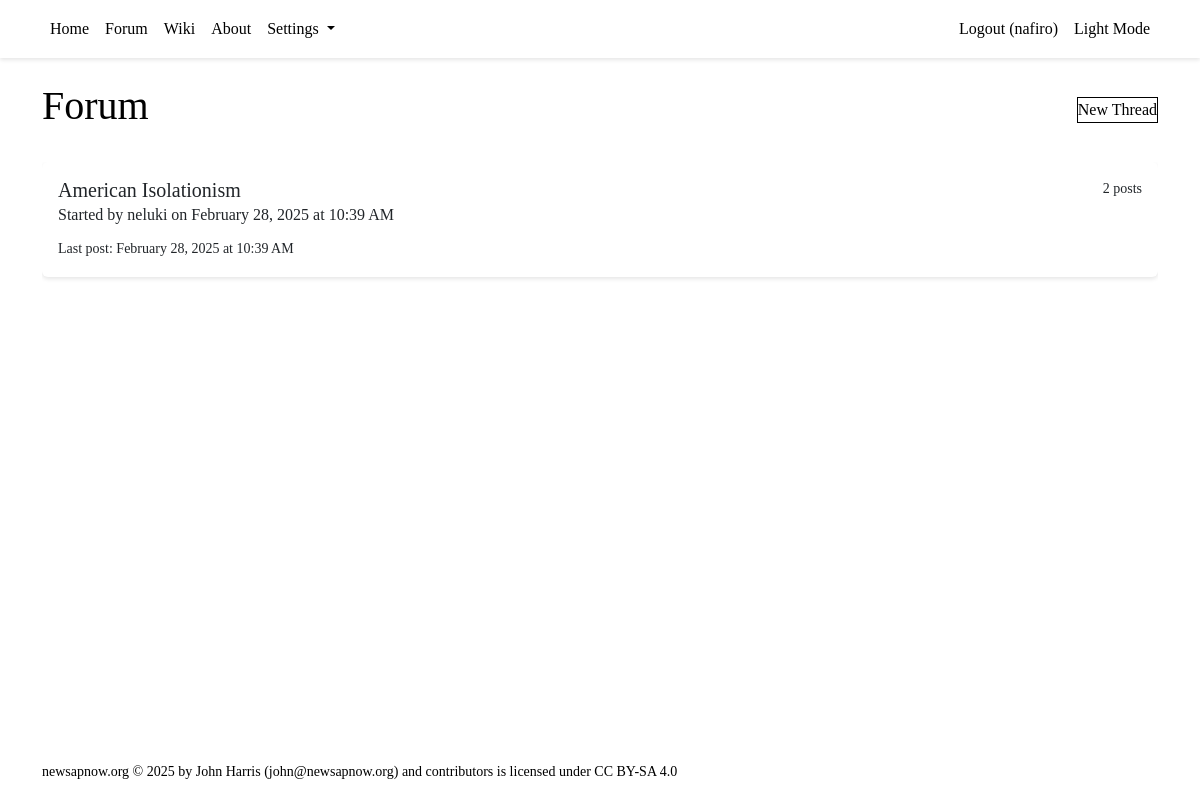
Screenshot of /forum/ (signed in) with the database file from the repository.
### tables this page shows
CREATE TABLE threads (
        id INTEGER PRIMARY KEY AUTOINCREMENT,
        title TEXT NOT NULL CHECK(length(title) <= 132),
        created_by INTEGER NOT NULL,
        group_id INTEGER,
        category_id INTEGER,
        is_wiki BOOLEAN DEFAULT 0,
        wiki_page_id INTEGER,
        created_at TIMESTAMP DEFAULT CURRENT_TIMESTAMP,
        updated_at TIMESTAMP DEFAULT CURRENT_TIMESTAMP,
        last_seen_at TIMESTAMP DEFAULT CURRENT_TIMESTAMP,
        FOREIGN KEY (created_by) REFERENCES users(id),
        FOREIGN KEY (group_id) REFERENCES groups(id),
        FOREIGN KEY (category_id) REFERENCES group_categories(id),
        FOREIGN KEY (wiki_page_id) REFERENCES wiki_pages(id)
    );

### backend/forum.py (the view, shortened to what this page needs)
@forum_blueprint.route("/")
def view_threads():
    user_id = session.get('user_id')
    page = request.args.get('page', 1, type=int)
    offset = (page - 1) * Config.THREADS_PER_PAGE
    filter_group = request.args.get('group_id', type=int)
    filter_category = request.args.get('category_id', type=int)
    is_wiki = request.args.get('is_wiki', '0') == '1'
    if 'group_id' in request.args:
        if filter_group is not None:
            session['filter_group'] = filter_group
        else:
            if 'filter_group' in session:
                session.pop('filter_group')
    elif 'filter_group' in session:
        filter_group = session.get('filter_group')
    if 'category_id' in request.args:
        if filter_category is not None:
            session['filter_category'] = filter_category
        else:
            if 'filter_category' in session:
                session.pop('filter_category')
    elif 'filter_category' in session:
        filter_category = session.get('filter_category')
    with get_db() as conn:
        cursor = conn.cursor()
        cursor.execute("""
            SELECT id, grouptext FROM groups ORDER BY grouptext
        """)
        all_groups = cursor.fetchall()
        categories = []
        query_parts = []
        query_params = []
        base_query = """
            SELECT DISTINCT
                t.*, u.username,
                g.grouptext as group_name,
                gc.category as category_name,
                COUNT(p.id) as post_count,
                MAX(p.created_at) as last_post_at
            FROM threads t
            JOIN users u ON t.created_by = u.id
            LEFT JOIN groups g ON t.group_id = g.id
            LEFT JOIN group_categories gc ON t.category_id = gc.id
            LEFT JOIN thread_users tu ON t.id = tu.thread_id
            LEFT JOIN posts p ON t.id = p.thread_id
            WHERE t.is_wiki = ?
        """
        query_params.append(1 if is_wiki else 0)
        if filter_group:
            query_parts.append("t.group_id = ?")
            query_params.append(filter_group)
        if filter_category:
            query_parts.append("t.category_id = ?")
            query_params.append(filter_category)
        if user_id:
            cursor.execute("""
                SELECT group_id
                FROM user_groups
                WHERE user_id = ? AND filter_on = 1
            """, (user_id,))
            filtered_groups = [row['group_id'] for row in cursor.fetchall()]
            if filtered_groups:
                filtered_groups_str = ','.join('?' for _ in filtered_groups)
                query_parts.append(f"(t.group_id IS NULL OR t.group_id IN ({filtered_groups_str}))")
                query_params.extend(filtered_groups)
            query_parts.append("""(
                tu.thread_id IS NULL
                OR tu.user_id = ?
                OR t.created_by = ?
            )""")
            query_params.extend([user_id, user_id])
        else:
            query_parts.append("tu.thread_id IS NULL")
        where_clause = " AND ".join(query_parts) if query_parts else ""
        if where_clause:
            base_query += " AND " + where_clause
        final_query = base_query + """
            GROUP BY t.id
            ORDER BY last_post_at DESC
            LIMIT ? OFFSET ?
        """
        query_params.extend([Config.THREADS_PER_PAGE, offset])
        cursor.execute(final_query, query_params)
        threads = cursor.fetchall()
    return render_template("forum/thread_list.html",
                          threads=threads,
                          page=page,
                          groups=all_groups,
                          categories=categories,
                          selected_group=filter_group,
                          selected_category=filter_category,
                          is_wiki=is_wiki,
                          Config=Config)

### backend/database.py (called while the page is built)
@contextmanager
def get_db() -> Generator[sqlite3.Connection, None, None]:
    conn = sqlite3.connect(Config.SQLITE_DB_PATH)
    conn.row_factory = sqlite3.Row
    try:
        yield conn
    finally:
        conn.commit()
        conn.close()

### backend/server.py (called while the page is built)
@app.template_filter('datetime')
def format_datetime(value):
    if isinstance(value, str):
        try:
            value = datetime.strptime(value, '%Y-%m-%d %H:%M:%S')
        except ValueError:
            return value
    return value.strftime('%B %d, %Y at %I:%M %p')

### frontend/templates/forum/thread_list.html (shortened to what this page needs)
{% extends "base.html" %}
{% block content %}
    <div class="d-flex justify-content-between align-items-center mb-4">
        <h1>Forum</h1>
        {% if session.get('user') %}
            <a href="{{ url_for('forum.new_thread') }}" class="btn btn-primary">New Thread</a>
        {% endif %}
    </div>
    <div class="thread-list" tabindex="0">
        {% for thread in threads %}
            <div class="thread-item card mb-3" data-thread-id="{{ thread.id }}">
                <div class="card-body">
                    <div class="d-flex justify-content-between align-items-start">
                        <h5 class="card-title mb-1">
                            <a href="{{ url_for('forum.view_thread', thread_id=thread.id) }}" class="text-decoration-none">
                                {{ thread.title }}
                            </a>
                        </h5>
                        <small class="text-muted">{{ thread.post_count }} posts</small>
                    </div>
                    <p class="card-subtitle mb-2 text-muted">
                        Started by {{ thread.username }} on {{ thread.created_at | datetime }}
                    </p>
                    {% if thread.last_post_at != thread.created_at %}
                        <small class="text-muted">
                            Last post: {{ thread.last_post_at | datetime }}
                        </small>
                    {% endif %}
                </div>
            </div>
        {% else %}
            <div class="alert alert-info">No threads yet.</div>
        {% endfor %}
    </div>
{% endblock %}

### frontend/static/styles.css (style rules this page uses)
body { font-family: var(--font-family-sans); line-height: 1.6; color: var(--standard-text); background-color: var(--page-bg); }
.card { border: none; background-color: var(--card-bg); box-shadow: 0 2px 4px rgba(0,0,0,0.1); }
.card-title { color: var(--prominent-text); }
.card-body { background-color: var(--card-bg); color: var(--standard-text); }
.thread-list { max-height: 80vh; overflow-y: auto; }
.thread-item { transition: all 0.2s ease; background-color: var(--card-bg); border-left: 3px solid var(--element-bg); }
html { height: 100%; position: relative; }
body { min-height: 100%; display: flex; flex-direction: column; }
.btn { padding: var(--spacing-sm) var(--spacing-md); border-radius: var(--border-radius); transition: all 0.2s ease; }
.btn-primary { background-color: var(--highlight-bg); border-color: var(--highlight-bg); color: var(--highlight-text); }
a { color: var(--highlight-text); text-decoration: none; }
.text-muted { color: var(--subtle-text) !important; }

### rows the page displays
threads: title "American Isolationism", post_count "2", username "neluki", created_at "February 28, 2025 at 10:39 AM", last_post_at "February 28, 2025 at 10:39 AM"

### other values shown
{{ session['user'] }} "nafiro"
